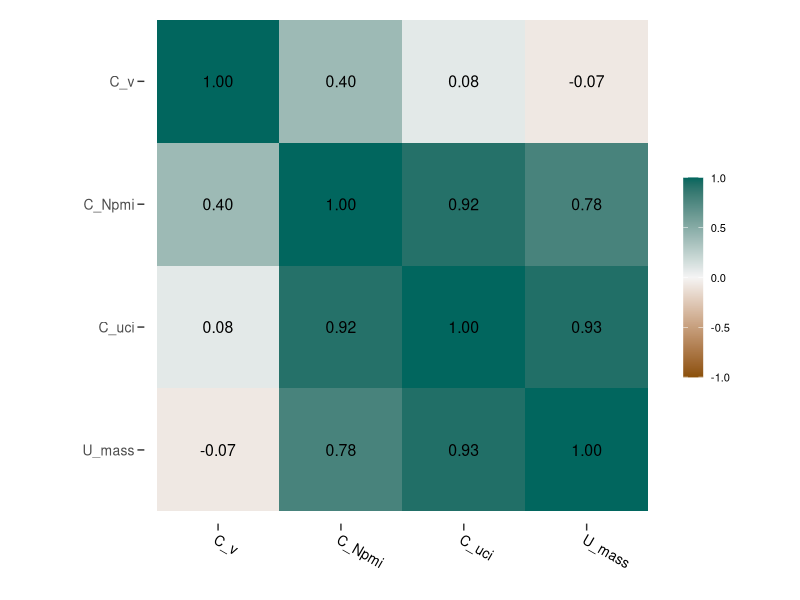

Write R code to recreate this figure.
# set your working director using setwd()
setwd("C:\\Users\\Daniel Atzberger\\Documents\\SNCS")



# Important note: In the file Results_Correlation_Final.csv we replaced
# the entries 'Silhouette coefficient' by 'Silhouette Coefficient'
# and the entries 'Distance consistency' by 'Distance Consistency'
# using an usual Text Editor


library(reshape)
library(ggplot2)
library(gridExtra)
library(patchwork)
library(RColorBrewer)

df <- read.csv('CorrelationCoherenceMeasures.csv')

colors <- brewer.pal(9, "BrBG")

ggplot(df, aes(x = Variable1, y = Variable2, fill = Correlation)) +
  geom_tile(width = 1.0, position = 'identity') + 
  geom_text(aes(label = sprintf("%.2f", Correlation)), color = "black", size = 4) + 
  scale_fill_gradient2(low = colors[1], mid = colors[5], high = colors[9],
                       midpoint = 0.0, na.value = "grey", limits = c(-1,1)) +
  guides(fill = guide_colourbar(barwidth = 1,
                                barheight = 10,
                                title = '',
                                #label = FALSE,
                                #ticks = FALSE,
                                reverse = FALSE)) +
  theme(axis.ticks.length = unit(5, "pt"),
        axis.text.y = element_text(size = 10),
        axis.text.x = element_text(size = 10, angle = 330, hjust = 0, colour = "black"),
        panel.grid.major = element_blank(), panel.background = element_blank(),
        legend.text=element_text(size=8)) +
  scale_x_discrete(limits=c('C_v', 'C_Npmi', 'C_uci', 'U_mass')) +
  scale_y_discrete(limits=c('U_mass', 'C_uci', 'C_Npmi', 'C_v'))+
  labs(x = "", y = "") +
  coord_equal()
